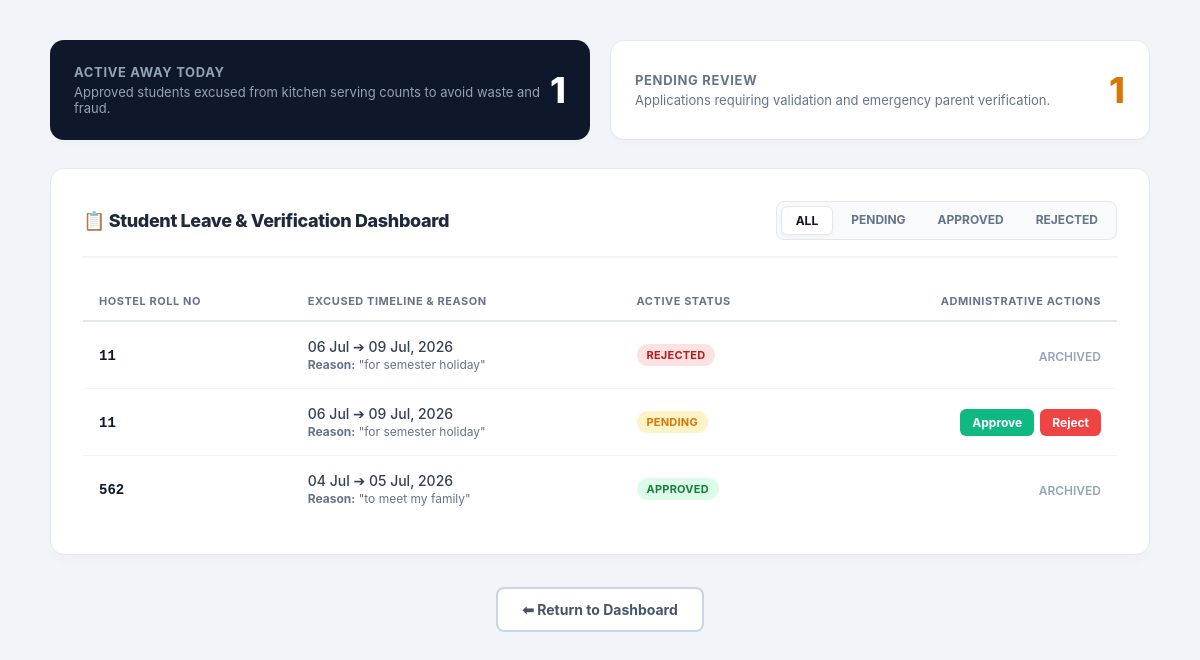
Page /admin/leave_analytics.php (signed in) on the committed database.
### tables this page shows
CREATE TABLE `mess_leaves` (
  `id` int(11) NOT NULL,
  `hostel_roll` varchar(50) NOT NULL,
  `start_date` date NOT NULL,
  `end_date` date NOT NULL,
  `reason` text DEFAULT NULL,
  `status` enum('pending','approved','rejected') DEFAULT 'approved',
  `created_at` timestamp NOT NULL DEFAULT current_timestamp()
);

### admin/leave_analytics.php (the view, shortened to what this page needs)
<?php
require_once __DIR__ . "/../config/db_connect.php";
if (!isset($conn)) {
    $conn = $pdo ?? $db ?? $con ?? null;
}
$today = date("Y-m-d");
$view_filter = isset($_GET['filter']) ? trim($_GET['filter']) : 'all';
$valid_filters = ['all', 'pending', 'approved', 'rejected'];
$where_clause = "1";
try {
    $active_stmt = $conn->prepare("
        SELECT COUNT(DISTINCT hostel_roll)
        FROM mess_leaves
        WHERE :today_val BETWEEN start_date AND end_date AND status = 'approved'
    ");
    $active_stmt->execute(['today_val' => $today]);
    $current_away_count = $active_stmt->fetchColumn();
    $pending_count_stmt = $conn->query("SELECT COUNT(*) FROM mess_leaves WHERE status = 'pending'");
    $total_pending_count = $pending_count_stmt->fetchColumn();
    $has_parent_column = false;
    if ($has_parent_column) {
        $query_str = "SELECT id, hostel_roll, start_date, end_date, reason, parent_contact, status FROM mess_leaves WHERE $where_clause ORDER BY start_date DESC LIMIT 50";
    } else {
        $query_str = "SELECT id, hostel_roll, start_date, end_date, reason, 'Not Added' as parent_contact, status FROM mess_leaves WHERE $where_clause ORDER BY start_date DESC LIMIT 50";
    }
    $list_stmt = $conn->prepare($query_str);
    $list_stmt->execute();
    $all_leaves = $list_stmt->fetchAll(PDO::FETCH_ASSOC);
} catch (PDOException $e) {
    die("Database error loading leave system records: " . $e->getMessage());
}
?>
<!DOCTYPE html>
<html lang="en">
<head>
</head>
<body>
    <div class="wrapper">
        <div class="metrics-row">
            <div class="summary-card dark">
                <div class="card-meta">
                    <h3 style="color: #94A3B8;">Active Away Today</h3>
                    <p style="color: #94A3B8;">Approved students excused from kitchen serving counts to avoid waste and fraud.</p>
                </div>
                <div class="card-value"><?php echo intval($current_away_count); ?></div>
            </div>
            <div class="summary-card">
                <div class="card-meta">
                    <h3>Pending Review</h3>
                    <p>Applications requiring validation and emergency parent verification.</p>
                </div>
                <div class="card-value" style="color: <?php echo $total_pending_count > 0 ? '#D97706' : '#0F172A'; ?>;">
                    <?php echo intval($total_pending_count); ?>
                </div>
            </div>
        </div>
        <div class="workspace-panel">
            <div class="panel-header-strip">
                <h2>📋 Student Leave & Verification Dashboard</h2>
                <div class="filter-dock">
                    <?php foreach ($valid_filters as $f): ?>
                        <a href="?filter=<?php echo $f; ?>" class="filter-btn <?php echo ($view_filter === $f) ? 'active' : ''; ?>">
                            <?php echo $f; ?>
                        </a>
                    <?php endforeach; ?>
                </div>
            </div>
            <div class="table-viewport">
                <table>
                    <thead>
                        <tr>
                            <th>Hostel Roll No</th>
                            <th>Excused Timeline & Reason</th>
                            <th>Active Status</th>
                            <th style="text-align: right;">Administrative Actions</th>
                        </tr>
                    </thead>
                    <tbody>
                        <?php if (empty($all_leaves)): ?>
                            <tr>
                                <td colspan="4" class="empty-indicator">
                                    📭 No verified leave log files matched the requested filter parameters.
                                </td>
                            </tr>
                        <?php else: ?>
                            <?php foreach ($all_leaves as $row): ?>
                                <tr>
                                    <td>
                                        <span class="roll-label"><?php echo htmlspecialchars($row['hostel_roll']); ?></span>
                                    </td>
                                    <td>
                                        <div class="date-range-text">
                                            <?php echo date("d M", strtotime($row['start_date'])); ?> ➔ <?php echo date("d M, Y", strtotime($row['end_date'])); ?>
                                        </div>
                                        <?php if (!empty($row['reason'])): ?>
                                            <div class="reason-subtext"><strong>Reason:</strong> "<?php echo htmlspecialchars($row['reason']); ?>"</div>
                                        <?php endif; ?>
                                    </td>
                                    <td>
                                        <span class="badge status-<?php echo strtolower($row['status']); ?>">
                                            <?php echo htmlspecialchars($row['status']); ?>
                                        </span>
                                    </td>
                                    <td style="text-align: right;">
                                        <?php if (strtolower($row['status']) === 'pending'): ?>
                                            <div class="action-button-group" style="justify-content: flex-end;">
                                                <form method="POST" class="inline-action-form">
                                                    <button type="submit" class="btn-control approve">Approve</button>
                                                </form>
                                                <form method="POST" class="inline-action-form">
                                                    <button type="submit" class="btn-control reject">Reject</button>
                                                </form>
                                            </div>
                                        <?php else: ?>
                                            <span style="font-size: 12px; color: #94A3B8; font-weight: 600; text-transform: uppercase;">
                                                Archived
                                            </span>
                                        <?php endif; ?>
                                    </td>
                                </tr>
                            <?php endforeach; ?>
                        <?php endif; ?>
                    </tbody>
                </table>
            </div>
        </div>
        <div style="text-align: center; margin-top: 32px;">
            <a href="dashboard.php" style="display: inline-flex; align-items: center; gap: 8px; background: #FFFFFF; color: #475569; font-weight: 700; font-size: 14px; text-decoration: none; padding: 12px 24px; border: 2px solid #CBD5E1; border-radius: 8px; transition: all 0.15s ease;">
                ⬅ Return to Dashboard
            </a>
        </div>
    </div>
</body>
</html>

### admin/leave_analytics.php (style rules this page uses)
* { margin: 0; padding: 0; box-sizing: border-box; font-family: 'Inter', system-ui, -apple-system, sans-serif; }
body { background: #F1F5F9; color: #0F172A; padding: 40px 24px; min-height: 100vh; }
.wrapper { max-width: 1100px; margin: 0 auto; }
.metrics-row { display: grid; grid-template-columns: 1fr 1fr; gap: 20px; margin-bottom: 28px; }
.summary-card { background: #FFFFFF; border: 1px solid #E2E8F0; border-radius: 14px; padding: 24px; display: flex; justify-content: space-between; align-items: center; box-shadow: 0 4px 6px -1px rgba(15, 23, 42, 0.02); }
.summary-card.dark { background: #0F172A; color: #FFFFFF; border: none; }
.card-meta h3 { font-size: 13px; text-transform: uppercase; letter-spacing: 0.05em; color: #64748B; margin-bottom: 4px; }
.summary-card.dark .card-meta h3 { color: #94A3B8; }
.card-meta p { font-size: 13px; color: #64748B; }
.summary-card.dark .card-meta p { color: #94A3B8; }
.card-value { font-size: 36px; font-weight: 800; }
.workspace-panel { background: #FFFFFF; border: 1px solid #E2E8F0; border-radius: 14px; padding: 32px; box-shadow: 0 10px 15px -3px rgba(15, 23, 42, 0.02); }
.panel-header-strip { display: flex; justify-content: space-between; align-items: center; margin-bottom: 24px; padding-bottom: 16px; border-bottom: 2px solid #F1F5F9; gap: 16px; flex-wrap: wrap; }
.panel-header-strip h2 { font-size: 18px; font-weight: 800; letter-spacing: -0.02em; color: #1E293B; }
.filter-dock { display: inline-flex; background: #F8FAFC; border: 1px solid #E2E8F0; padding: 4px; border-radius: 8px; gap: 4px; }
.filter-btn { padding: 6px 14px; font-size: 12px; font-weight: 700; border: none; background: transparent; color: #64748B; border-radius: 6px; cursor: pointer; text-decoration: none; text-transform: uppercase; transition: all 0.15s ease; }
.filter-btn.active { background: #FFFFFF; color: #0F172A; box-shadow: 0 2px 4px rgba(0, 0, 0, 0.04); border: 1px solid #E2E8F0; }
.table-viewport { width: 100%; overflow-x: auto; }
table { width: 100%; border-collapse: collapse; font-size: 14px; text-align: left; }
th { padding: 12px 16px; font-weight: 700; color: #64748B; border-bottom: 2px solid #E2E8F0; text-transform: uppercase; font-size: 11px; letter-spacing: 0.05em; }
td { padding: 16px; border-bottom: 1px solid #F1F5F9; vertical-align: middle; }
tr:last-child td { border-bottom: none; }
.roll-label { font-weight: 700; color: #0F172A; font-family: monospace; font-size: 14px; }
.date-range-text { font-weight: 500; color: #334155; }
.reason-subtext { font-size: 12px; color: #64748B; margin-top: 2px; }
.badge { display: inline-block; padding: 4px 10px; border-radius: 12px; font-size: 11px; font-weight: 700; text-transform: uppercase; letter-spacing: 0.02em; }
.badge.status-approved { background: #DCFCE7; color: #15803D; }
.badge.status-pending { background: #FEF3C7; color: #D97706; }
.badge.status-rejected { background: #FEE2E2; color: #B91C1C; }
.inline-action-form { display: inline-block; margin: 0; }
.action-button-group { display: flex; gap: 6px; }
.btn-control { border: 1px solid #E2E8F0; padding: 6px 12px; font-size: 12px; font-weight: 700; border-radius: 6px; cursor: pointer; transition: all 0.1s ease; }
.btn-control.approve { background: #10B981; color: white; border: none; }
.btn-control.reject { background: #EF4444; color: white; border: none; }

### rows in the picture
mess_leaves: hostel_roll "11", start_date "06 Jul", end_date "09 Jul, 2026", reason "for semester holiday", status "REJECTED", shows "ARCHIVED"
mess_leaves: hostel_roll "11", start_date "06 Jul", end_date "09 Jul, 2026", reason "for semester holiday", status "PENDING"
mess_leaves: hostel_roll "562", start_date "04 Jul", end_date "05 Jul, 2026", reason "to meet my family", status "APPROVED", shows "ARCHIVED"

### other values in the picture
$current_away_count "1"
$total_pending_count "1"
$f "ALL"
$f "PENDING"
$f "APPROVED"
$f "REJECTED"
